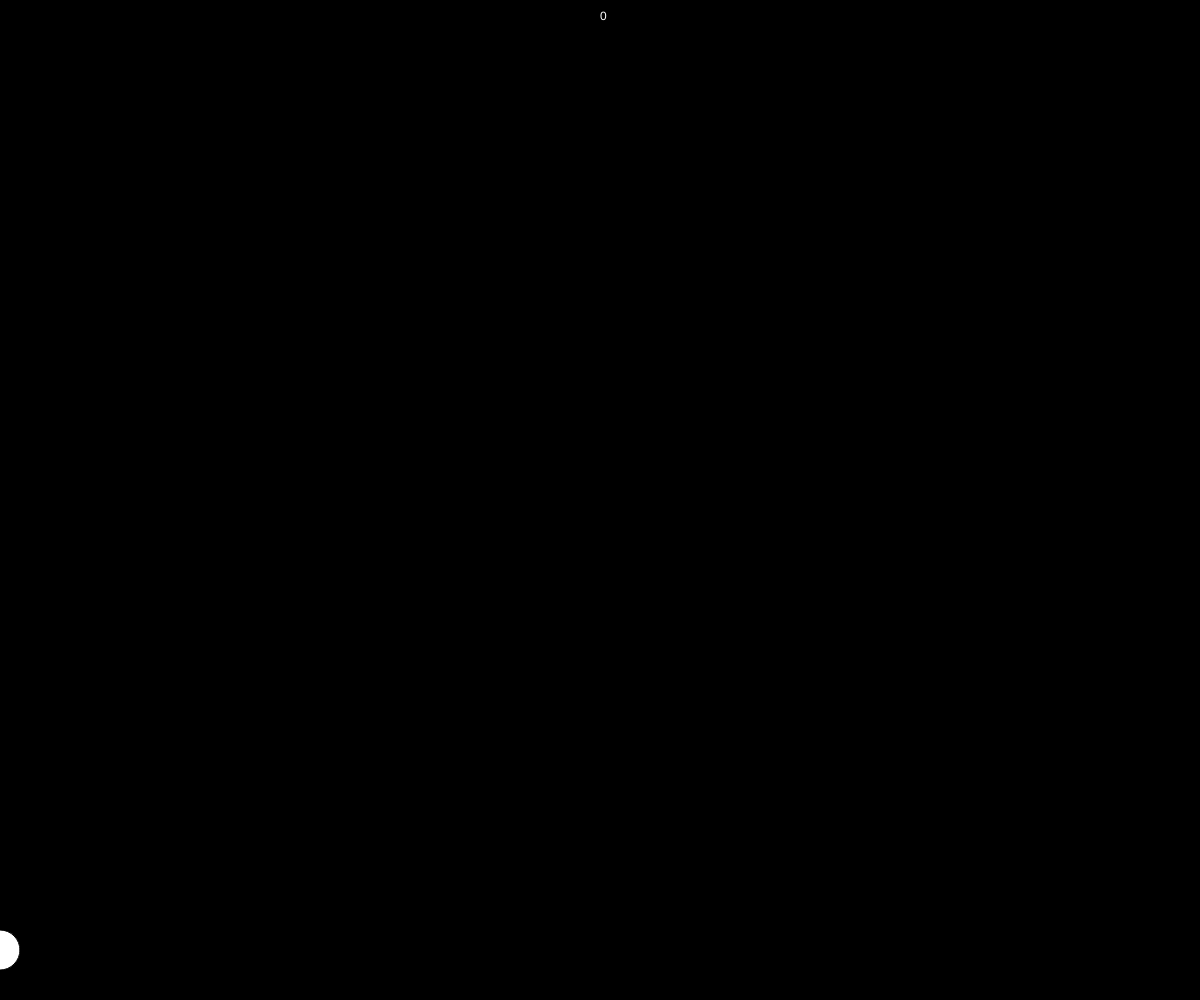
Frame 1 (no input)
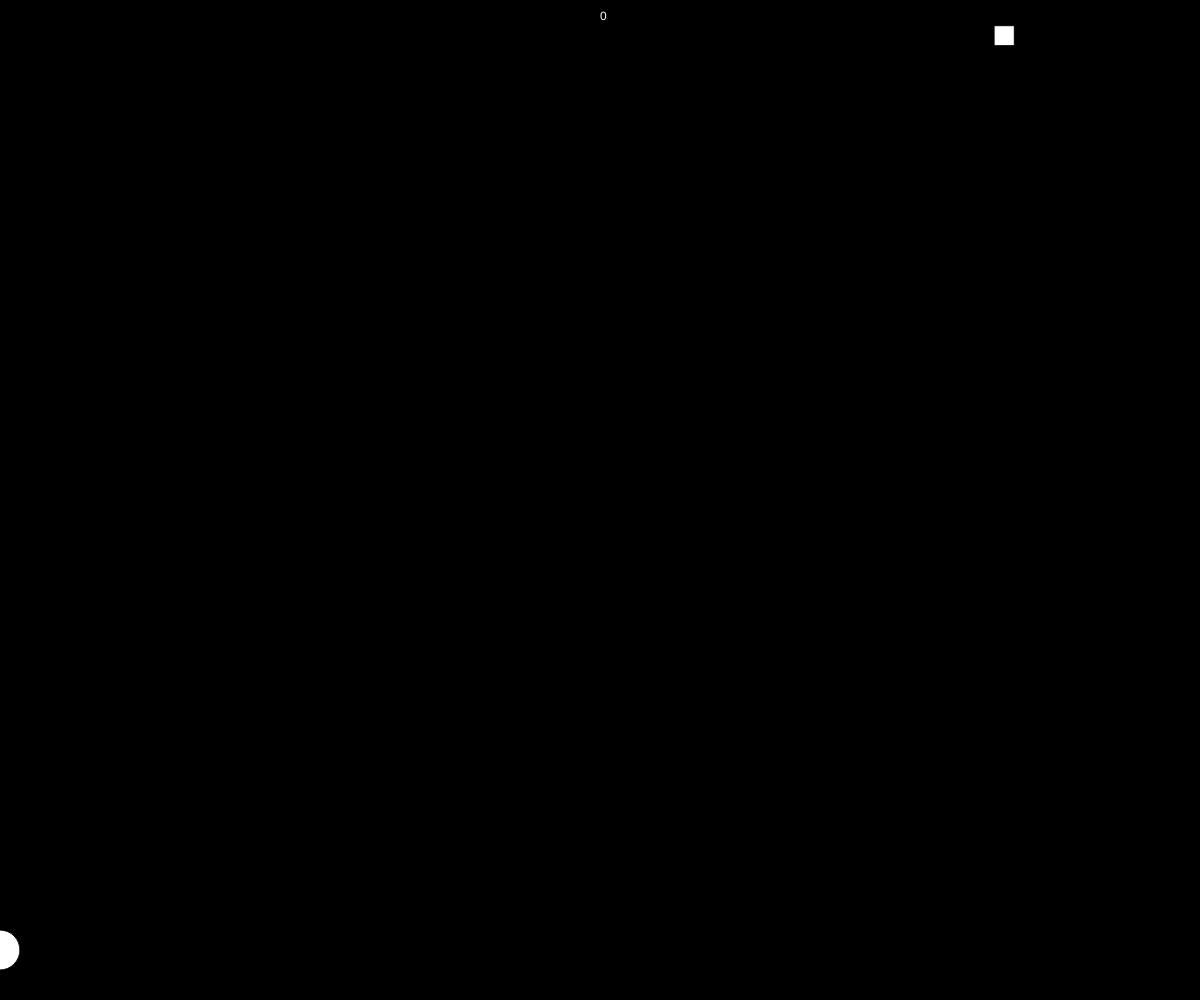
Frame 60 (no input)
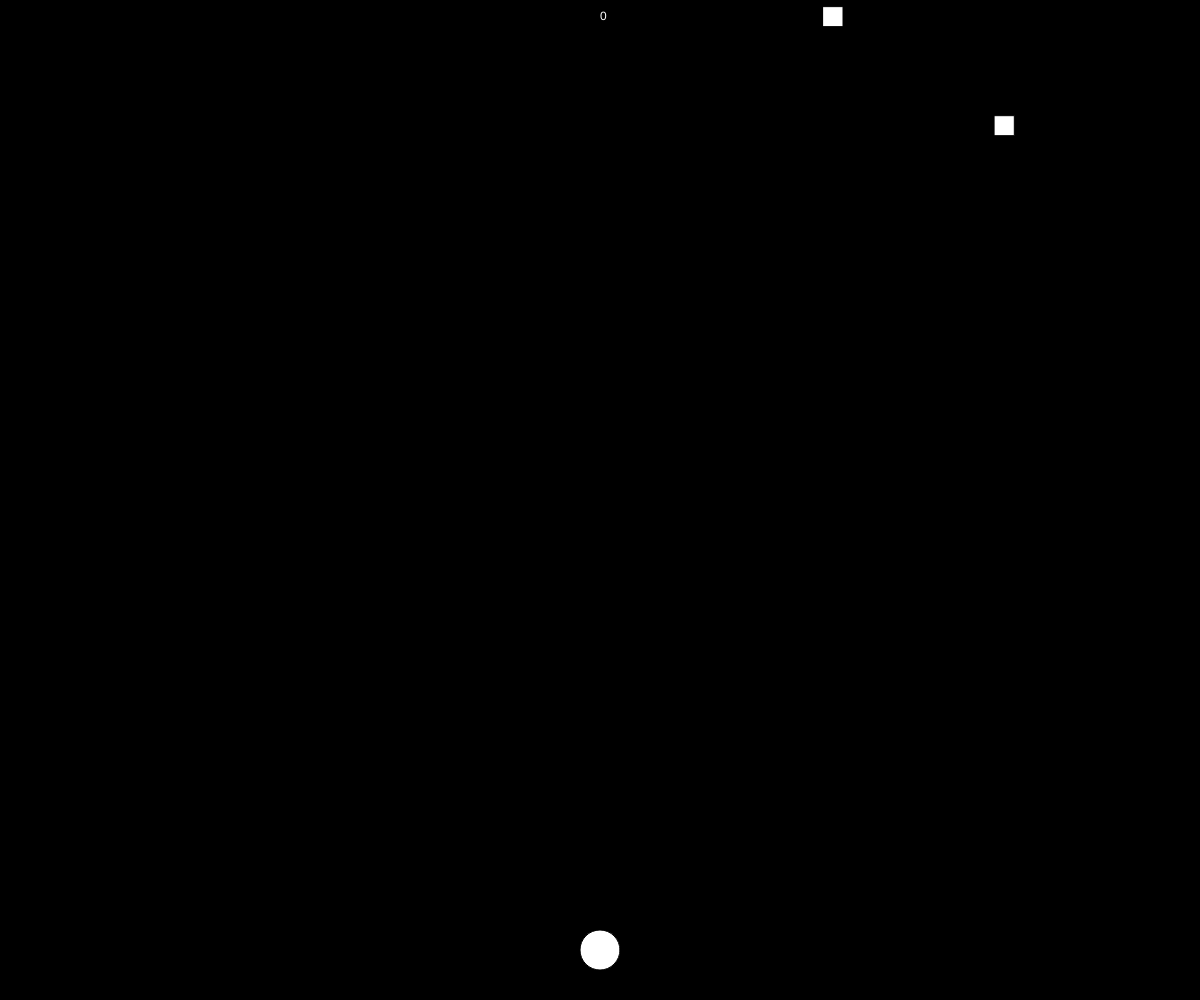
Frame 120 (the mouse pressed at the canvas centre since frame 60)

The p5.js sketch that drew these frames (run headless with seeded random() and noise() and a simulated clock; from frame 60 on, the mouse is pressed at the canvas centre):

// p5.js sketch
// ── sketch.js
var canvas;
let bullets = [];
let enemies = [];
let score = 0;

function setup() {
  canvas = createCanvas(windowWidth, windowHeight);
  //make enemy
  for (let i = 0; i < 10; i++) {
    let enemy = {
      x: random(0, width),
      y: random(-800, 0),
    };
    enemies.push(enemy);
  }
}

function draw() {
  background(0);
  rectMode(CENTER);
  //draw Player
  circle(mouseX, height - 50, 40);

  //draw bullet und update
  for (let bullet of bullets) {
    bullet.y -= 20;
    circle(bullet.x, bullet.y, 10);
  }

  //draw enemy und update
  for (let enemy of enemies) {
    enemy.y += 3 / 2;
    rect(enemy.x, enemy.y, 20);
    if (enemy.y > height) {
      fill(255);
      textSize(40);
      textAlign(CENTER);
      text("YOU LOSE", width / 2, height / 2);
      noLoop();
    }
  }
  // deal with collision
  for (let enemy of enemies) {
    for (let bullet of bullets) {
      if (dist(enemy.x, enemy.y, bullet.x, bullet.y) < 10) {
        enemies.splice(enemies.indexOf(enemy), 1);
        bullets.splice(bullets.indexOf(bullet), 1);
        let newEnemy = {
          x: random(0, width),
          y: random(-800, 0),
        };
        enemies.push(newEnemy);
        score += 1;
      }
    }
  }
  fill(255);
  text(score, width - width / 2, height - height + 20);
}

function mousePressed() {
  // spawn bullet if click
  let bullet = {
    x: mouseX,
    y: height - 50,
  };
  bullets.push(bullet);
}

function windowResized() {
  resizeCanvas(width, height);
}
